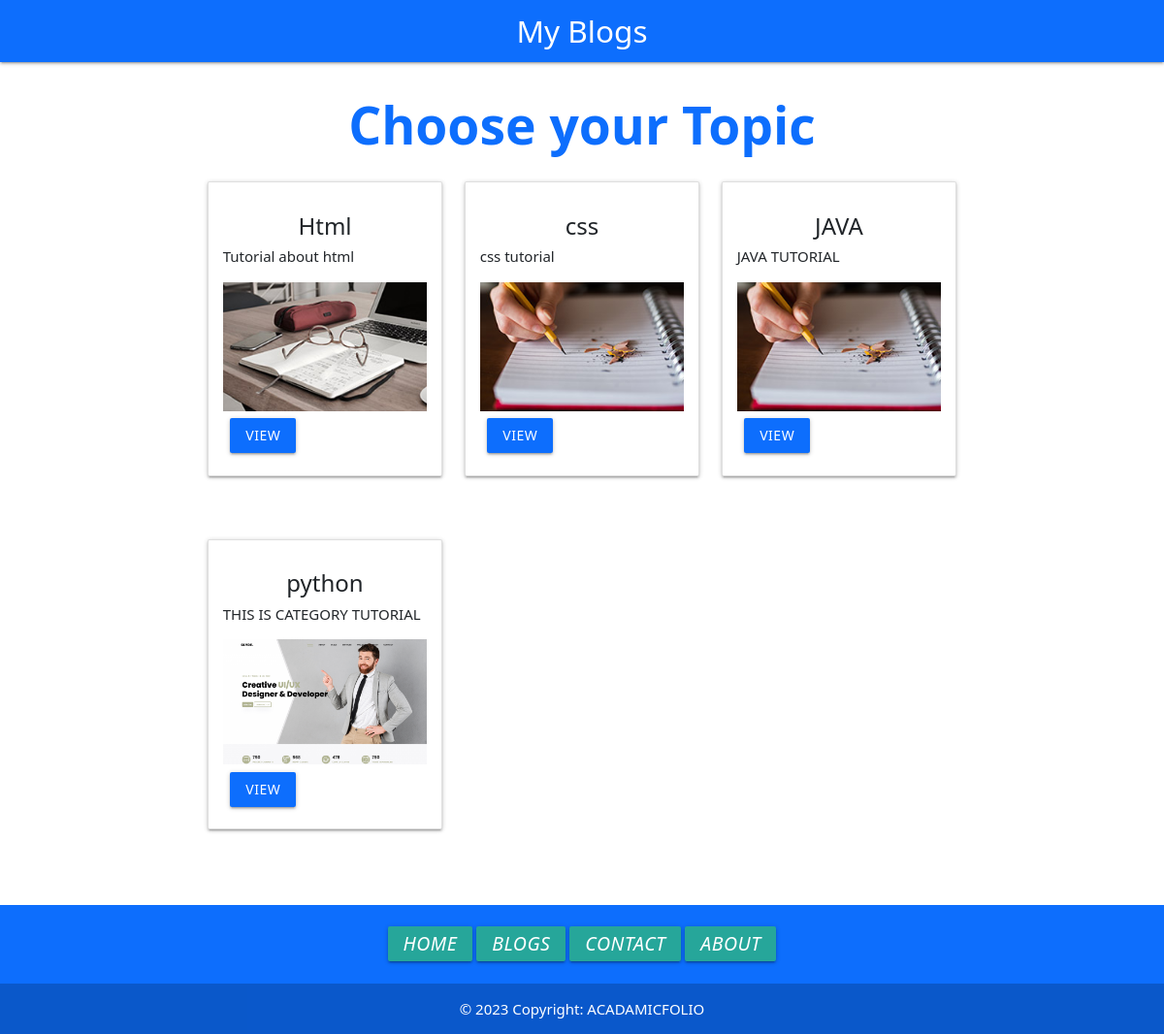
The page /home on the database its author committed.
### website/models.py (models this page shows, shortened)
class Category(models.Model):
    category_id = models.AutoField(primary_key=True)
    title = models.CharField(max_length=100)
    discription = models.TextField()
    url = models.CharField(max_length=100)
    image = models.ImageField(upload_to='category/')
    add_date = models.DateTimeField(auto_now_add=True, null=True)

### website/views.py (the view)
# urls.py: path('home',blog,name='home'),
def blog(request):
    posts = Post.objects.all()[:11]
    cats = Category.objects.all()
    data={
        'posts':posts,
        'cats' : cats
    }
    return render(request,"home.html",data)

### templates/home.html (shortened to what this page needs)
{%extends 'base.html' %}
{% load static %}
{% block scripts %}
<link href="https://cdn.jsdelivr.net/npm/bootstrap@5.0.2/dist/css/bootstrap.min.css" rel="stylesheet">
{% endblock scripts %}
{%block body%}
<h2 class="text-center fw-bold text-primary">Choose your Topic</h2>
<div class="container">
    <div class="row">
        <div class="col-lg-12">
    <div class="owl-carousel owl-courses-item">
        {% for cate in cats %}
        {% if forloop.counter0|divisibleby:3 %} <div class="row"> {%  endif %}
        <div class="col-sm-4">
            <div class="card">
              <div class="card-body">
                <h5 class="card-title text-center">{{cate.title}}</h5>
                <p class="card-text">{{cate.discription}}</p>
                <div class="img-container">
                    <img src="/media/{{cate.image}}" class="responsive-img" alt="">
                </div>
                <a href="/category/{{cate.url}}" class="btn bg-primary m-2 ">VIEW</a>
              </div>
            </div>
        </div>
        {%  if forloop.counter|divisibleby:3 or forloop.last %}</div><br>{%  endif %}
        {%endfor%}
    </div>
</div>
</div>
</div>
{%endblock%}

### templates/base.html (shortened to what this page needs)
{% load static %}
<!DOCTYPE html>
<html lang="en">
<head>
    {% block scripts %}
    {% endblock scripts %}
    <link rel="stylesheet" href="{% static 'assets/css/style.css' %}">
    <link rel="stylesheet" href="https://cdnjs.cloudflare.com/ajax/libs/materialize/1.0.0/css/materialize.min.css">
</head>
<body>
    <nav>
        <div class="bg-primary nav-wrapper">
          <a href="#" class="brand-logo center">My Blogs</a>
        </div>
      </nav>
    {% block body %}
    {% endblock body %}
    {% include "footer.html" %}
</body>
</html>

### templates/footer.html
<footer class="bg-primary text-center text-white">
    <div class="container p-4 pb-0">
      <section class="mb-4">
        <a class="btn" href="/" role="button"
          ><i class="">Home</i
        ></a>
        <a class="btn" href="home" role="button"
          ><i class="">Blogs</i
        ></a>
        <a class="btn " href="/#contact" role="button"
          ><i class="">Contact</i
        ></a>
        <a class="btn" href="/#apply" role="button"
          ><i class="">About</i
        ></a>
    </div>
    <div class="text-center p-3" style="background-color: rgba(0, 0, 0, 0.2);">
      © 2023 Copyright:
      <a class="text-white" href="https://mdbootstrap.com/">ACADAMICFOLIO</a>
    </div>
  </footer>

### rows shown on the page
Category: title "Html", discription "Tutorial about html", image (picture)
Category: title "css", discription "css tutorial", image (picture)
Category: title "JAVA", discription "JAVA TUTORIAL", image (picture)
Category: title "python", discription "THIS IS CATEGORY TUTORIAL", image (picture)
